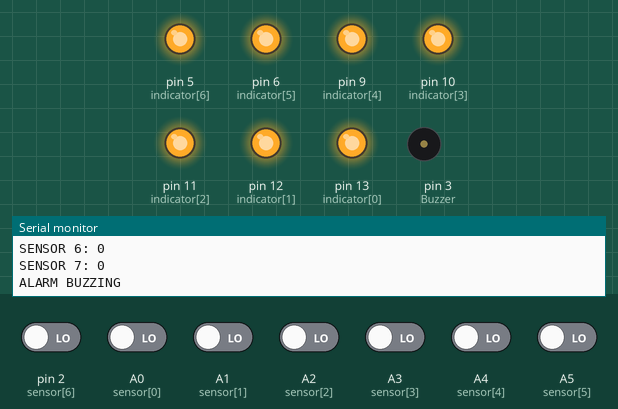
A sketch run on a simulated Arduino Uno, built with avr-gcc and run on an emulated ATmega328P. Shown: output pins drawn as LEDs (lit = HIGH), buzzer (waves = sounding, pin HIGH), the last lines printed to the serial monitor. Inputs (shaded band) come from the test bench; at power-on: A0 (sensor[0]), A1 (sensor[1]), A2 (sensor[2]), A3 (sensor[3]), A4 (sensor[4]), A5 (sensor[5]), pin 2 (sensor[6]) LOW.

Above: at 10.9 s.
11.9 s: pin 2 (sensor[6]) driven HIGH
At 25.5 s:
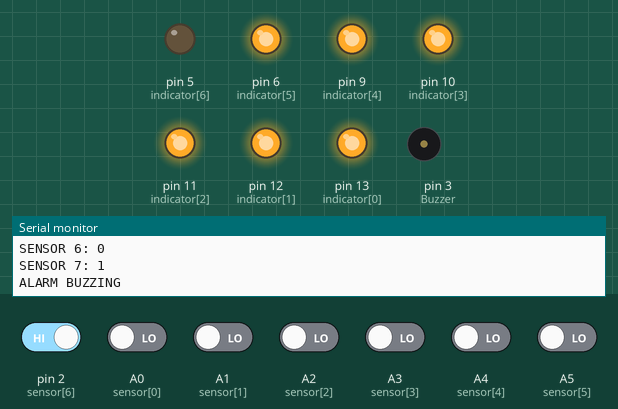
27.3 s: A0 (sensor[0]) driven HIGH
At 39.5 s:
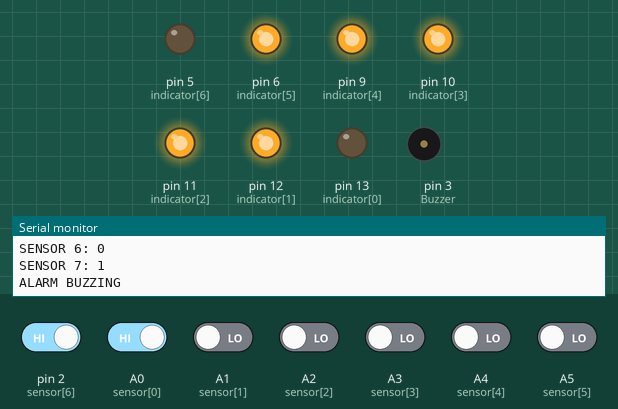
41.4 s: A1 (sensor[1]) driven HIGH
At 53.3 s:
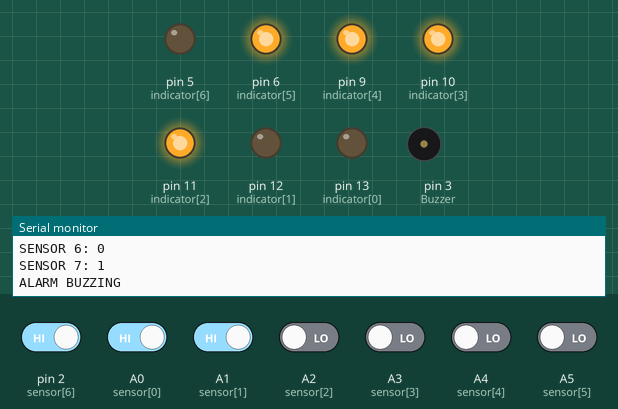
55.4 s: A2 (sensor[2]) driven HIGH
At 67.6 s:
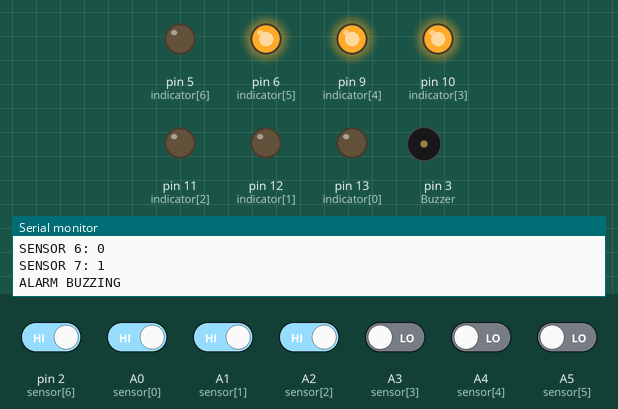
69.5 s: A3 (sensor[3]) driven HIGH
At 81.7 s:
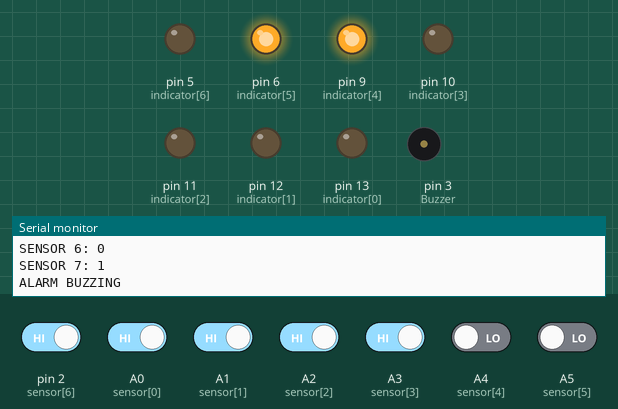
Timing chart, 0 to 84.5 s (numbered marks = the images above; inputs shaded):
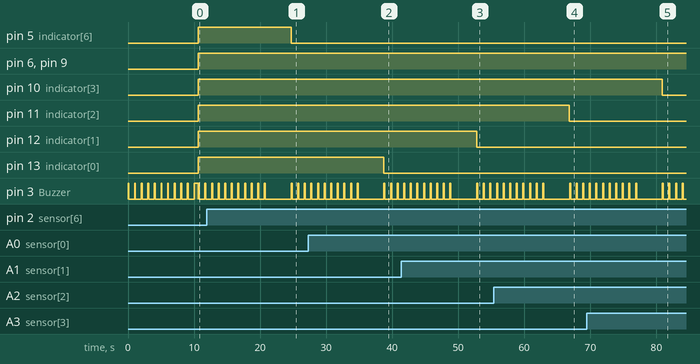

Measured:
- after the input at 11.9 s, pin 5 (indicator[6]): HIGH → LOW after 12.8 s
- after the input at 27.3 s, pin 13 (indicator[0]): HIGH → LOW after 11.4 s
- after the input at 41.4 s, pin 12 (indicator[1]): HIGH → LOW after 11.4 s
- after the input at 55.4 s, pin 11 (indicator[2]): HIGH → LOW after 11.4 s
- after the input at 69.5 s, pin 10 (indicator[3]): HIGH → LOW after 11.4 s

The sketch:

ASKARI_B1_Programmer_test.ino
```cpp
#include <SoftwareSerial.h>
#include <EEPROM.h>      //Library for EEPROM;

SoftwareSerial GSM_SERIAL(8, 7);

int sensor[7] = {A0, A1, A2, A3, A4, A5, 2};
int indicator[7] = {13, 12, 11, 10, 9, 6, 5};
int actionRelay = 4;
//int GSM_switch = 13;
int Buzzer = 3;
int i, j, k, l, m;
bool sensor_state[7];

String phone_numbers[3] = {"", "", ""};
String phone_numbers_all = "";
char numbers[39];


String everything = "";
char incoming_char;


void setup() {

  Serial.begin(9600);
  GSM_SERIAL.begin(9600);

  pinMode(sensor[0], INPUT);
  pinMode(sensor[1], INPUT);
  pinMode(sensor[2], INPUT);
  pinMode(sensor[3], INPUT);
  pinMode(sensor[4], INPUT);
  pinMode(sensor[5], INPUT);
  pinMode(sensor[6], INPUT);


  //define led indicator pins(anodes)
  pinMode(indicator[0], OUTPUT);
  pinMode(indicator[1], OUTPUT);
  pinMode(indicator[2], OUTPUT);
  pinMode(indicator[3], OUTPUT);
  pinMode(indicator[4], OUTPUT);
  pinMode(indicator[5], OUTPUT);
  pinMode(indicator[6], OUTPUT);

  //pinMode(actionRelay, OUTPUT);

  pinMode(Buzzer, OUTPUT);

  /////LED_ON(1);

  //INITIAL BUZZING
  for(k = 0; k < 10; k++){
    Serial.println("INITIAL BUZZING");
    digitalWrite(Buzzer, 1);
    delay(120);
    digitalWrite(Buzzer, 0);
    delay(880);

    }

  digitalWrite(Buzzer, 1);
  delay(600);
  digitalWrite(Buzzer, 0);

}

void loop() {
  // put your main code here, to run repeatedly:

  //CHECK SENSOR STATES
  for(j = 0; j < 7; j++){

    sensor_state[j] = digitalRead(sensor[j]);

    }

  Serial.println("");
  Serial.println("");
  Serial.println("");
  Serial.println("");

  Serial.print("SENSOR 1: ");
  Serial.println(sensor_state[0]);
  Serial.print("SENSOR 2: ");
  Serial.println(sensor_state[1]);
  Serial.print("SENSOR 3: ");
  Serial.println(sensor_state[2]);
  Serial.print("SENSOR 4: ");
  Serial.println(sensor_state[3]);
  Serial.print("SENSOR 5: ");
  Serial.println(sensor_state[4]);
  Serial.print("SENSOR 6: ");
  Serial.println(sensor_state[5]);
  Serial.print("SENSOR 7: ");
  Serial.println(sensor_state[6]);


  //UPDATE INDICATORS
  for(i = 0; i < 7; i++){

    digitalWrite(indicator[i], !sensor_state[i]);

    }


  for(l = 0; l < 7; l++){

  if(sensor_state[l] == 0){

    for(m = 0; m < 11; m++){

      Serial.println("ALARM BUZZING");
      digitalWrite(Buzzer, 1);
      delay(150);
      digitalWrite(Buzzer, 0);
      delay(850);

    }

    //ACTION(l);

    break;

    }

  }

  delay(3000);


  //CHECK SERIAL
  everything = "";

  if(Serial.available() >0){

      while(Serial.available() >0){

        incoming_char = Serial.read(); //Get the character from the cellular serial port.
        Serial.print(incoming_char); //Print the incoming character to the terminal.
        everything = everything + incoming_char;

        }

        Serial.println("EVERYTHING");
        Serial.println(everything);

        if(everything != ""){

          programPhoneNumbers(everything);

          Serial.println("");
          Serial.println("PHONE NUMBERS PROGRAMMED");

        }


  }

}
```

Phone_Number_Prog.ino
```cpp
void programPhoneNumbers(String msg){

  Serial.println("MSG RECEIVED");

  int PNC_confirm = msg.indexOf("ASKARI*PNC");
  int phone_numbers_length;

  String numbers_str = "";

          if(PNC_confirm >= 0){

            numbers_str = msg.substring(PNC_confirm + 10, PNC_confirm + 49);

            Serial.println("PHONE NUMBERs: ");
            Serial.println(numbers_str);
            //numbers_str = numbers_str.trim();
            phone_numbers_length = numbers_str.length();
            Serial.println("LENGTH: ");
            Serial.println(phone_numbers_length);

            numbers_str.toCharArray(numbers, 40); //40 instead of 39 because character arrays weridly have an extra null character

            //update_EEPROM_numbers();

            }else{
              Serial.println("UNAUTHORIZED NUMBER");
              }


          Serial.println("E-O-C");

          //GSM_SERIAL.flush();


}
```

SERIAL.ino
```cpp
void toSerial()
{
  while(GSM_SERIAL.available()!=0)
  {
    Serial.write(GSM_SERIAL.read());
  }
}
```
